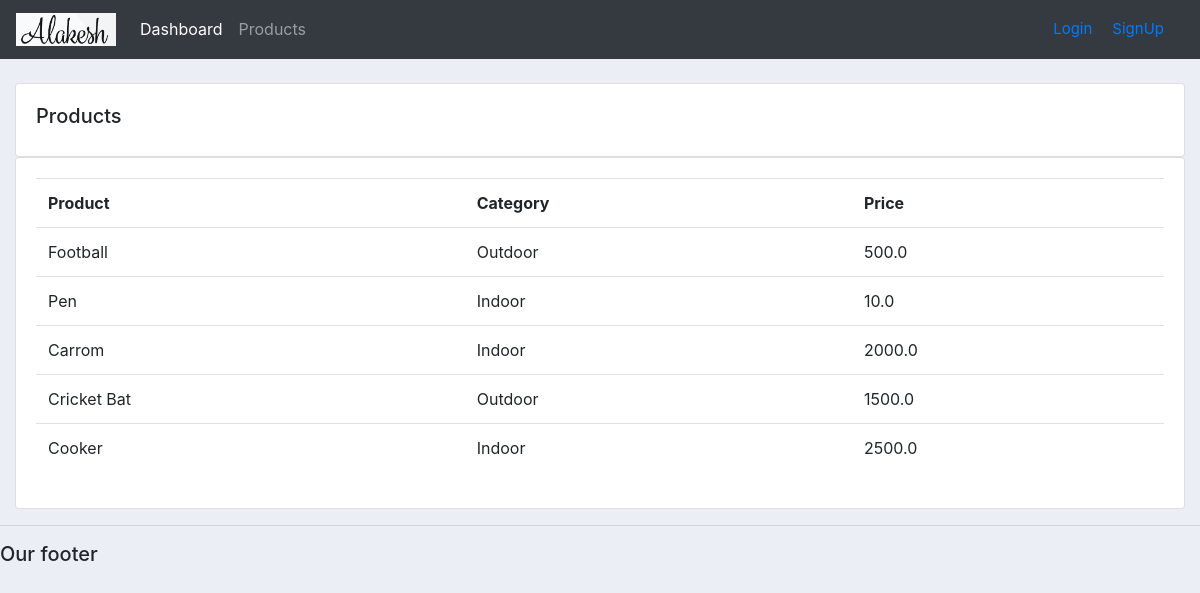
The page / on the database its author committed.
### accounts/models.py (models this page shows, shortened)
class products(models.Model):
    CATEGORY=(
        ('Indoor','Indoor'),
        ('Outdoor','Outdoor')
    )
    name=models.CharField(max_length=200, null=True)
    price=models.FloatField()
    category=models.CharField(max_length=200, null=True, choices=CATEGORY)
    description=models.CharField(max_length=200, null=True)
    date_created=models.DateTimeField(auto_now_add=True, null=True)

### accounts/views.py (the view)
# urls.py: path('', views.Products, name='products'),
def Products(request):
    prod_data= products.objects.all()
    return render(request, 'accounts/products.html',{'prod_data': prod_data})

### accounts/templates/accounts/products.html
{%  extends 'accounts/main.html' %}
{% block content %}
		<br>
		<div class="row">
			<div class="col-md">
				<div class="card card-body">
					<h5>Products</h5>
				</div>
				<div class="card card-body">
					<table class="table">
						<tr>
							<th>Product</th>
							<th>Category</th>
							<th>Price</th>
						</tr>
						{% for product in prod_data %}
							<tr>
								<td>{{product.name}}</td>
								<td>{{product.category}}</td>
								<td>{{product.price}}</td>
							</tr>
						{% endfor %}
					</table>
				</div>
			</div>
		</div>
{% endblock content %}

### static/css/style.css (style rules this page uses)
body { background-color: #ebeff5; }

### rows shown on the page
products: name "Football", category "Outdoor", price "500.0"
products: name "Pen", category "Indoor", price "10.0"
products: name "Carrom", category "Indoor", price "2000.0"
products: name "Cricket Bat", category "Outdoor", price "1500.0"
products: name "Cooker", category "Indoor", price "2500.0"
